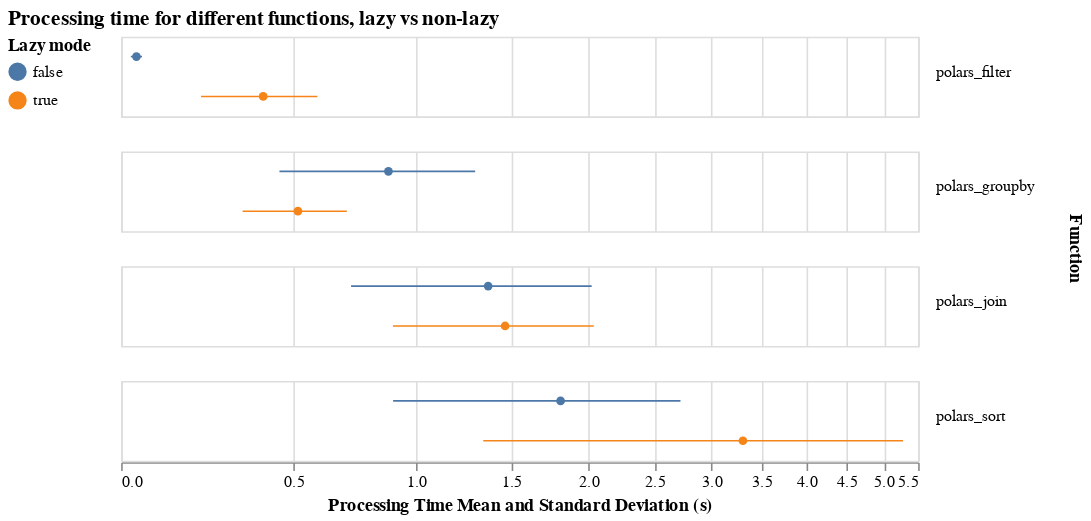

Notebook cell for this chart:
### Markdown cell above
## Lazy vs non-lazy for functions (preloaded)

### Code cell
plot_pretty_boxplot(
    df.filter((pl.col("preload") & pl.col("lazy")) | ~pl.col("lazy")),
    field="lazy",
    title="Processing time for different functions, lazy vs non-lazy",
    filename="preloaded-lazy-vs-non-lazy.png",
    # filter="preload",
    legend_title="Lazy mode",
    # column='gpu',
    height=50,
    width=500
)

### Figure 1 — Vega-Lite specification as saved in the notebook (floating-point values rounded to 4 significant figures)
{"usermeta": {"embedOptions": {"theme": "carbong10"}}, "config": {"view": {"continuousWidth": 300, "continuousHeight": 300}}, "data": {"name": "data-5177693411fb40ea17fca0c134500734"}, "facet": {"row": {"field": "func", "header": {"labelAlign": "right", "labelAngle": 0, "labelBaseline": "alphabetic", "orient": "right", "titleFontWeight": "bold"}, "title": "Function", "type": "nominal"}}, "spec": {"layer": [{"mark": {"type": "point", "filled": true}, "encoding": {"color": {"field": "lazy", "legend": {"orient": "left"}, "title": "Lazy mode", "type": "nominal"}, "x": {"aggregate": "mean", "field": "duration", "scale": {"type": "symlog"}, "title": "Processing Time Mean and Standard Deviation (s)", "type": "quantitative"}, "y": {"axis": null, "field": "lazy", "type": "nominal"}}}, {"mark": {"type": "errorbar"}, "encoding": {"color": {"field": "lazy", "type": "nominal"}, "x": {"aggregate": "stdev", "field": "duration", "scale": {"type": "symlog"}, "title": "", "type": "quantitative"}, "y": {"axis": null, "field": "lazy", "type": "nominal"}}}], "height": 50, "width": 500}, "title": {"text": "Processing time for different functions, lazy vs non-lazy", "subtitle": ""}, "$schema": "https://vega.github.io/schema/vega-lite/v5.20.1.json", "datasets": {"data-5177693411fb40ea17fca0c134500734": [{"func": "polars_filter", "gpu": true, "streaming": false, "lazy": true, "limit": 1000000, "preload": true, "duration": 0.1779}, {"func": "polars_filter", "gpu": true, "streaming": false, "lazy": true, "limit": 5000000, "preload": true, "duration": 0.212}, {"func": "polars_filter", "gpu": true, "streaming": false, "lazy": true, "limit": 10000000, "preload": true, "duration": 0.3703}, {"func": "polars_filter", "gpu": true, "streaming": false, "lazy": true, "limit": 50000000, "preload": true, "duration": 1.974}, {"func": "polars_filter", "gpu": false, "streaming": true, "lazy": true, "limit": 1000000, "preload": true, "duration": 0.02025}, {"func": "polars_filter", "gpu": false, "streaming": true, "lazy": true, "limit": 5000000, "preload": true, "duration": 0.02458}, {"func": "polars_filter", "gpu": false, "streaming": true, "lazy": true, "limit": 10000000, "preload": true, "duration": 0.04458}, {"func": "polars_filter", "gpu": false, "streaming": true, "lazy": true, "limit": 50000000, "preload": true, "duration": 0.1517}, {"func": "polars_filter", "gpu": false, "streaming": false, "lazy": true, "limit": 1000000, "preload": true, "duration": 0.02037}, {"func": "polars_filter", "gpu": false, "streaming": false, "lazy": true, "limit": 5000000, "preload": true, "duration": 0.08523}, {"func": "polars_filter", "gpu": false, "streaming": false, "lazy": true, "limit": 10000000, "preload": true, "duration": 0.1679}, {"func": "polars_filter", "gpu": false, "streaming": false, "lazy": true, "limit": 50000000, "preload": true, "duration": 0.8222}, {"func": "polars_filter", "gpu": true, "streaming": false, "lazy": false, "limit": 1000000, "preload": false, "duration": 0.01209}, {"func": "polars_filter", "gpu": true, "streaming": false, "lazy": false, "limit": 5000000, "preload": false, "duration": 0.02014}, {"func": "polars_filter", "gpu": true, "streaming": false, "lazy": false, "limit": 10000000, "preload": false, "duration": 0.03325}, {"func": "polars_filter", "gpu": true, "streaming": false, "lazy": false, "limit": 50000000, "preload": false, "duration": 0.1335}, {"func": "polars_filter", "gpu": false, "streaming": false, "lazy": false, "limit": 1000000, "preload": false, "duration": 0.00805}, {"func": "polars_filter", "gpu": false, "streaming": false, "lazy": false, "limit": 5000000, "preload": false, "duration": 0.02075}, {"func": "polars_filter", "gpu": false, "streaming": false, "lazy": false, "limit": 10000000, "preload": false, "duration": 0.03783}, {"func": "polars_filter", "gpu": false, "streaming": false, "lazy": false, "limit": 50000000, "preload": false, "duration": 0.1367}, {"func": "polars_sort", "gpu": true, "streaming": false, "lazy": true, "limit": 1000000, "preload": true, "duration": 0.08353}, {"func": "polars_sort", "gpu": true, "streaming": false, "lazy": true, "limit": 5000000, "preload": true, "duration": 0.3471}, {"func": "polars_sort", "gpu": true, "streaming": false, "lazy": true, "limit": 10000000, "preload": true, "duration": 0.685}, {"func": "polars_sort", "gpu": true, "streaming": false, "lazy": true, "limit": 50000000, "preload": true, "duration": 3.345}, {"func": "polars_sort", "gpu": false, "streaming": true, "lazy": true, "limit": 1000000, "preload": true, "duration": 0.3212}, {"func": "polars_sort", "gpu": false, "streaming": true, "lazy": true, "limit": 5000000, "preload": true, "duration": 2.556}, {"func": "polars_sort", "gpu": false, "streaming": true, "lazy": true, "limit": 10000000, "preload": true, "duration": 5.695}, {"func": "polars_sort", "gpu": false, "streaming": true, "lazy": true, "limit": 50000000, "preload": true, "duration": 35.42}, {"func": "polars_sort", "gpu": false, "streaming": false, "lazy": true, "limit": 1000000, "preload": true, "duration": 0.1174}, {"func": "polars_sort", "gpu": false, "streaming": false, "lazy": true, "limit": 5000000, "preload": true, "duration": 0.6937}, {"func": "polars_sort", "gpu": false, "streaming": false, "lazy": true, "limit": 10000000, "preload": true, "duration": 1.489}, {"func": "polars_sort", "gpu": false, "streaming": false, "lazy": true, "limit": 50000000, "preload": true, "duration": 8.477}, {"func": "polars_sort", "gpu": true, "streaming": false, "lazy": false, "limit": 1000000, "preload": false, "duration": 0.1137}, {"func": "polars_sort", "gpu": true, "streaming": false, "lazy": false, "limit": 5000000, "preload": false, "duration": 0.7007}, {"func": "polars_sort", "gpu": true, "streaming": false, "lazy": false, "limit": 10000000, "preload": false, "duration": 1.495}, {"func": "polars_sort", "gpu": true, "streaming": false, "lazy": false, "limit": 50000000, "preload": false, "duration": 8.451}, {"func": "polars_sort", "gpu": false, "streaming": false, "lazy": false, "limit": 1000000, "preload": false, "duration": 0.1191}, {"func": "polars_sort", "gpu": false, "streaming": false, "lazy": false, "limit": 5000000, "preload": false, "duration": 0.6962}, {"func": "polars_sort", "gpu": false, "streaming": false, "lazy": false, "limit": 10000000, "preload": false, "duration": 1.511}, {"func": "polars_sort", "gpu": false, "streaming": false, "lazy": false, "limit": 50000000, "preload": false, "duration": 8.497}, {"func": "polars_groupby", "gpu": true, "streaming": false, "lazy": true, "limit": 1000000, "preload": true, "duration": 0.1487}, {"func": "polars_groupby", "gpu": true, "streaming": false, "lazy": true, "limit": 5000000, "preload": true, "duration": 0.09613}, {"func": "polars_groupby", "gpu": true, "streaming": false, "lazy": true, "limit": 10000000, "preload": true, "duration": 0.1903}, {"func": "polars_groupby", "gpu": true, "streaming": false, "lazy": true, "limit": 50000000, "preload": true, "duration": 0.9206}, {"func": "polars_groupby", "gpu": false, "streaming": true, "lazy": true, "limit": 1000000, "preload": true, "duration": 0.3007}, {"func": "polars_groupby", "gpu": false, "streaming": true, "lazy": true, "limit": 5000000, "preload": true, "duration": 0.5679}, {"func": "polars_groupby", "gpu": false, "streaming": true, "lazy": true, "limit": 10000000, "preload": true, "duration": 0.7006}, {"func": "polars_groupby", "gpu": false, "streaming": true, "lazy": true, "limit": 50000000, "preload": true, "duration": 1.83}, {"func": "polars_groupby", "gpu": false, "streaming": false, "lazy": true, "limit": 1000000, "preload": true, "duration": 0.06364}, {"func": "polars_groupby", "gpu": false, "streaming": false, "lazy": true, "limit": 5000000, "preload": true, "duration": 0.3134}, {"func": "polars_groupby", "gpu": false, "streaming": false, "lazy": true, "limit": 10000000, "preload": true, "duration": 0.614}, {"func": "polars_groupby", "gpu": false, "streaming": false, "lazy": true, "limit": 50000000, "preload": true, "duration": 3.076}, {"func": "polars_groupby", "gpu": true, "streaming": false, "lazy": false, "limit": 1000000, "preload": false, "duration": 0.08582}, {"func": "polars_groupby", "gpu": true, "streaming": false, "lazy": false, "limit": 5000000, "preload": false, "duration": 0.3956}, {"func": "polars_groupby", "gpu": true, "streaming": false, "lazy": false, "limit": 10000000, "preload": false, "duration": 0.7634}, {"func": "polars_groupby", "gpu": true, "streaming": false, "lazy": false, "limit": 50000000, "preload": false, "duration": 3.878}, {"func": "polars_groupby", "gpu": false, "streaming": false, "lazy": false, "limit": 1000000, "preload": false, "duration": 0.07531}, {"func": "polars_groupby", "gpu": false, "streaming": false, "lazy": false, "limit": 5000000, "preload": false, "duration": 0.3895}, {"func": "polars_groupby", "gpu": false, "streaming": false, "lazy": false, "limit": 10000000, "preload": false, "duration": 0.7671}, {"func": "polars_groupby", "gpu": false, "streaming": false, "lazy": false, "limit": 50000000, "preload": false, "duration": 4.031}, {"func": "polars_join", "gpu": true, "streaming": false, "lazy": true, "limit": 1000000, "preload": true, "duration": 4.988}, {"func": "polars_join", "gpu": false, "streaming": true, "lazy": true, "limit": 1000000, "preload": true, "duration": 2.136}, {"func": "polars_join", "gpu": false, "streaming": false, "lazy": true, "limit": 1000000, "preload": true, "duration": 3.28}, {"func": "polars_join", "gpu": true, "streaming": false, "lazy": false, "limit": 1000000, "preload": false, "duration": 3.392}, {"func": "polars_join", "gpu": false, "streaming": false, "lazy": false, "limit": 1000000, "preload": false, "duration": 3.396}, {"func": "polars_filter", "gpu": true, "streaming": false, "lazy": true, "limit": 100000, "preload": true, "duration": 2.994}, {"func": "polars_filter", "gpu": true, "streaming": false, "lazy": true, "limit": 500000, "preload": true, "duration": 0.02735}, {"func": "polars_filter", "gpu": false, "streaming": true, "lazy": true, "limit": 100000, "preload": true, "duration": 0.00509}, {"func": "polars_filter", "gpu": false, "streaming": true, "lazy": true, "limit": 500000, "preload": true, "duration": 0.008262}, {"func": "polars_filter", "gpu": false, "streaming": false, "lazy": true, "limit": 100000, "preload": true, "duration": 0.007033}, {"func": "polars_filter", "gpu": false, "streaming": false, "lazy": true, "limit": 500000, "preload": true, "duration": 0.01478}, {"func": "polars_filter", "gpu": true, "streaming": false, "lazy": false, "limit": 100000, "preload": false, "duration": 0.006706}, {"func": "polars_filter", "gpu": true, "streaming": false, "lazy": false, "limit": 500000, "preload": false, "duration": 0.01418}, {"func": "polars_filter", "gpu": false, "streaming": false, "lazy": false, "limit": 100000, "preload": false, "duration": 0.007259}, {"func": "polars_filter", "gpu": false, "streaming": false, "lazy": false, "limit": 500000, "preload": false, "duration": 0.008843}, {"func": "polars_sort", "gpu": true, "streaming": false, "lazy": true, "limit": 100000, "preload": true, "duration": 0.06396}, {"func": "polars_sort", "gpu": true, "streaming": false, "lazy": true, "limit": 500000, "preload": true, "duration": 0.04936}, {"func": "polars_sort", "gpu": false, "streaming": true, "lazy": true, "limit": 100000, "preload": true, "duration": 0.01814}, {"func": "polars_sort", "gpu": false, "streaming": true, "lazy": true, "limit": 500000, "preload": true, "duration": 0.1117}, {"func": "polars_sort", "gpu": false, "streaming": false, "lazy": true, "limit": 100000, "preload": true, "duration": 0.01001}, {"func": "polars_sort", "gpu": false, "streaming": false, "lazy": true, "limit": 500000, "preload": true, "duration": 0.04454}, {"func": "polars_sort", "gpu": true, "streaming": false, "lazy": false, "limit": 100000, "preload": false, "duration": 0.009369}, {"func": "polars_sort", "gpu": true, "streaming": false, "lazy": false, "limit": 500000, "preload": false, "duration": 0.03928}, {"func": "polars_sort", "gpu": false, "streaming": false, "lazy": false, "limit": 100000, "preload": false, "duration": 0.01016}, {"func": "polars_sort", "gpu": false, "streaming": false, "lazy": false, "limit": 500000, "preload": false, "duration": 0.04023}, {"func": "polars_groupby", "gpu": true, "streaming": false, "lazy": true, "limit": 100000, "preload": true, "duration": 0.06722}, {"func": "polars_groupby", "gpu": true, "streaming": false, "lazy": true, "limit": 500000, "preload": true, "duration": 0.0187}, {"func": "polars_groupby", "gpu": false, "streaming": true, "lazy": true, "limit": 100000, "preload": true, "duration": 0.07581}, {"func": "polars_groupby", "gpu": false, "streaming": true, "lazy": true, "limit": 500000, "preload": true, "duration": 0.235}, {"func": "polars_groupby", "gpu": false, "streaming": false, "lazy": true, "limit": 100000, "preload": true, "duration": 0.01239}, {"func": "polars_groupby", "gpu": false, "streaming": false, "lazy": true, "limit": 500000, "preload": true, "duration": 0.03249}, {"func": "polars_groupby", "gpu": true, "streaming": false, "lazy": false, "limit": 100000, "preload": false, "duration": 0.01222}, {"func": "polars_groupby", "gpu": true, "streaming": false, "lazy": false, "limit": 500000, "preload": false, "duration": 0.03823}, {"func": "polars_groupby", "gpu": false, "streaming": false, "lazy": false, "limit": 100000, "preload": false, "duration": 0.01227}, {"func": "polars_groupby", "gpu": false, "streaming": false, "lazy": false, "limit": 500000, "preload": false, "duration": 0.03202}, {"func": "polars_join", "gpu": true, "streaming": false, "lazy": true, "limit": 100000, "preload": true, "duration": 0.09654}, {"func": "polars_join", "gpu": true, "streaming": false, "lazy": true, "limit": 500000, "preload": true, "duration": 1.269}, {"func": "polars_join", "gpu": false, "streaming": true, "lazy": true, "limit": 100000, "preload": true, "duration": 0.03009}, {"func": "polars_join", "gpu": false, "streaming": true, "lazy": true, "limit": 500000, "preload": true, "duration": 0.6951}, {"func": "polars_join", "gpu": false, "streaming": false, "lazy": true, "limit": 100000, "preload": true, "duration": 0.02751}, {"func": "polars_join", "gpu": false, "streaming": false, "lazy": true, "limit": 500000, "preload": true, "duration": 0.6518}, {"func": "polars_join", "gpu": true, "streaming": false, "lazy": false, "limit": 100000, "preload": false, "duration": 0.02838}, {"func": "polars_join", "gpu": true, "streaming": false, "lazy": false, "limit": 500000, "preload": false, "duration": 0.6523}, {"func": "polars_join", "gpu": false, "streaming": false, "lazy": false, "limit": 100000, "preload": false, "duration": 0.02976}, {"func": "polars_join", "gpu": false, "streaming": false, "lazy": false, "limit": 500000, "preload": false, "duration": 0.7078}]}}
